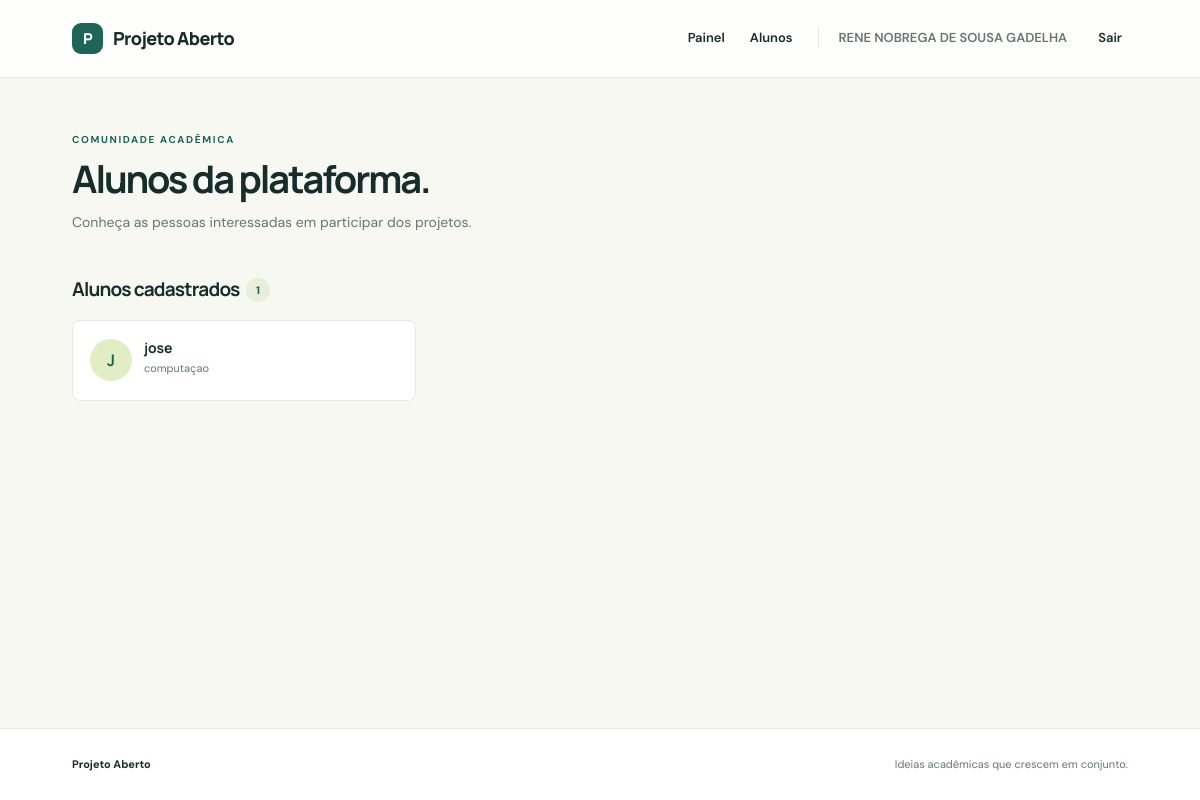
/alunos (signed in), run on an earlier commit of the app's database.
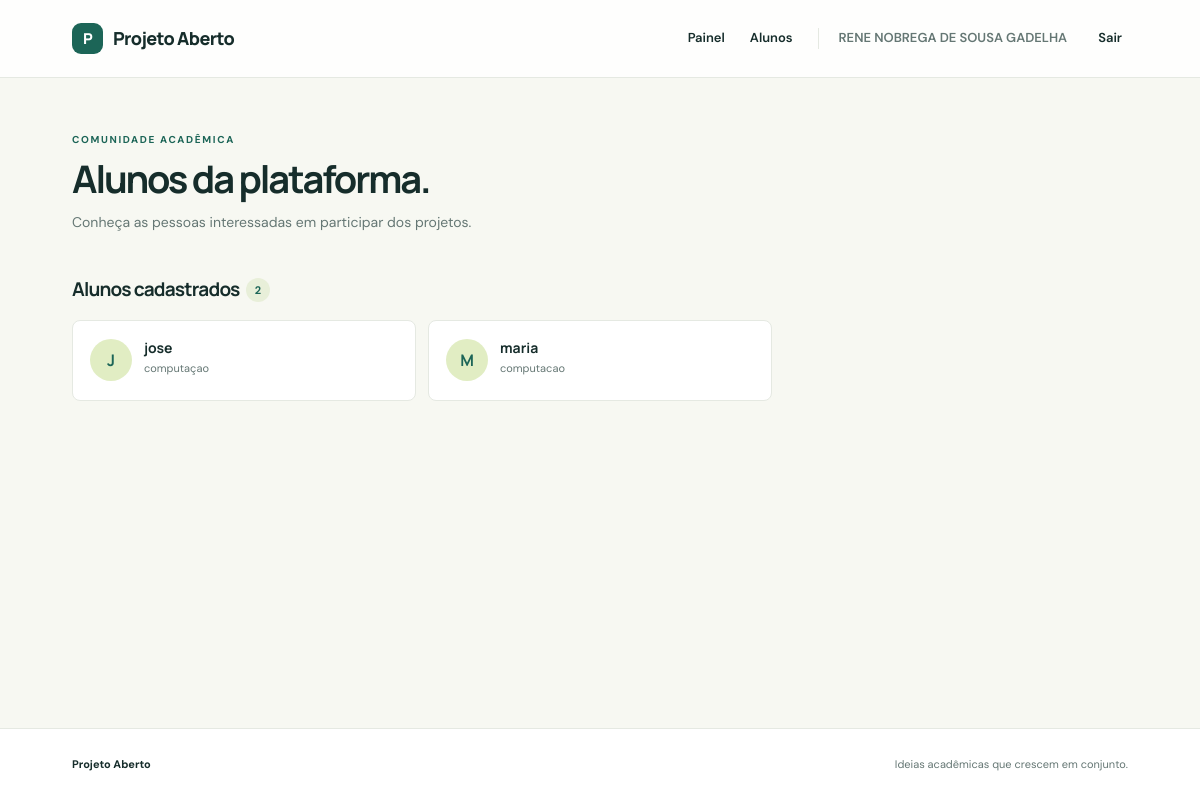
And on a later commit of the database.
### models.py (models this page shows, shortened)
class User(db.Model):
    id = db.Column(db.Integer, primary_key=True)
    name = db.Column(db.String(120), nullable=False)
    email = db.Column(db.String(160), unique=True, nullable=False, index=True)
    password_hash = db.Column(db.String(256), nullable=False)
    role = db.Column(db.String(20), nullable=False)
    course = db.Column(db.String(120))
    projects = db.relationship("Project", backref="owner", lazy=True)
    applications = db.relationship("Application", backref="student", lazy=True)

### controllers/main_controller.py (the view)
@main_bp.route("/alunos")
def students():
    user = usuario_atual()
    if not user:
        flash("Entre na sua conta para consultar os alunos.", "error")
        return redirect(url_for("auth.login"))
    if user.role != "professor":
        abort(403)
    return render_template(
        "students.html", students=user_repository.listar_alunos(), current_user=user
    )

### controllers/helpers.py (called while the page is built)
def usuario_atual():
    user_id = session.get("user_id")
    return user_repository.buscar_por_id(user_id) if user_id else None

### repositories/user_repository.py (called while the page is built)
def buscar_por_id(user_id):
    return db.session.get(User, user_id)

def listar_alunos():
    return User.query.filter_by(role="student").order_by(User.name).all()

### templates/students.html (shortened to what this page needs)
{% extends 'base.html' %}
{% block content %}
  <section class="page-heading">
    <div>
      <span class="eyebrow">COMUNIDADE ACADÊMICA</span>
      <h1>Alunos da plataforma.</h1>
      <p>Conheça as pessoas interessadas em participar dos projetos.</p>
    </div>
  </section>
  <section class="content-section">
    <div class="section-heading compact">
      <h2>Alunos cadastrados <span class="count">{{ students|length }}</span></h2>
    </div>
    {% if students %}
      <div class="people-grid">
        {% for student in students %}
          <article class="person-card">
            <div class="avatar">{{ student.name[0]|upper }}</div>
            <div>
              <h3>{{ student.name }}</h3>
              <p>{{ student.course or 'Área não informada' }}</p>
            </div>
          </article>
        {% endfor %}
      </div>
    {% else %}
      <div class="empty-state">
        <h3>A comunidade está começando.</h3>
        <p>Os alunos cadastrados aparecerão aqui.</p>
      </div>
    {% endif %}
  </section>
{% endblock %}

### templates/base.html (shortened to what this page needs)
<!doctype html>
<html lang="pt-BR">
  <head>
    <link rel="stylesheet" href="{{ url_for('static', filename='style.css') }}">
  </head>
  <body>
    <header class="site-header">
      <a class="brand" href="{{ url_for('main.index') }}">
        <span class="brand-mark">P</span>
        Projeto Aberto
      </a>
      <nav aria-label="Navegação principal">
        {% if current_user %}
          <a href="{{ url_for('main.dashboard') }}">Painel</a>
          <a href="{{ url_for('main.students') }}">Alunos</a>
          <span class="nav-user">{{ current_user.name }}</span>
          <form class="inline-form" action="{{ url_for('auth.logout') }}" method="post">
            <button class="nav-button">Sair</button>
          </form>
        {% else %}
          <a href="{{ url_for('auth.login') }}">Entrar</a>
          <a class="nav-cta" href="{{ url_for('auth.register', role='student') }}">Criar conta</a>
        {% endif %}
      </nav>
    </header>
    <main class="container">
      {% block content %}{% endblock %}
    </main>
    <footer class="site-footer">
      <span>Projeto Aberto</span>
      <span>Ideias acadêmicas que crescem em conjunto.</span>
    </footer>
  </body>
</html>

### static/style.css (style rules this page uses)
:root { --ink:#162d2b;--muted:#657774;--green:#1c6557;--green-dark:#164e44;--lime:#d9ed9a;--cream:#f7f8f2;--paper:#fff;--line:#e5e9e2;--coral:#ee967a;--shadow:0 18px 50px rgba(27,55,47,.08) }
* { box-sizing:border-box }
body { margin:0;background:var(--cream);color:var(--ink);font-family:'DM Sans',sans-serif;font-size:15px;line-height:1.6 }
a { color:inherit;text-decoration:none }
button,input,textarea { font:inherit }
.site-header { height:78px;display:flex;align-items:center;justify-content:space-between;padding:0 max(calc((100% - 1160px)/2),6%);background:rgba(255,255,255,.88);border-bottom:1px solid var(--line) }
.brand { font-family:Manrope,sans-serif;font-size:18px;font-weight:800;letter-spacing:-.6px;display:flex;align-items:center;gap:10px }
.brand-mark { display:grid;place-items:center;width:31px;height:31px;background:var(--green);color:#fff;border-radius:9px;font-size:15px }
.site-header nav { display:flex;align-items:center;gap:25px;font-size:13px;font-weight:600 }
.nav-user { color:var(--muted);border-left:1px solid var(--line);padding-left:20px }
.inline-form { display:inline }
.nav-button { border:0;background:none;color:var(--ink);font-weight:600;cursor:pointer }
.container { width:min(1120px,88%);margin:0 auto;min-height:calc(100vh - 150px) }
.eyebrow { display:block;color:var(--green);font-size:10px;font-weight:700;letter-spacing:1.65px;margin-bottom:14px }
.hero h1,.form-intro h1,.page-heading h1 { font:700 clamp(36px,4.2vw,54px)/1.15 Manrope,sans-serif;letter-spacing:-2.1px;margin:0 0 19px;max-width:650px }
.hero-copy>p,.form-intro>p,.page-heading p { color:var(--muted);font-size:16px;max-width:490px;margin:0;line-height:1.75 }
.section-heading h2,.steps h2 { font:700 27px/1.3 Manrope,sans-serif;letter-spacing:-.8px;margin:0 }
.site-footer { height:72px;border-top:1px solid var(--line);background:#fff;padding:0 max(calc((100% - 1120px)/2),6%);display:flex;align-items:center;justify-content:space-between;color:var(--muted);font-size:11px }
.site-footer span:first-child { font-weight:700;color:var(--ink) }
.page-heading { display:flex;align-items:center;justify-content:space-between;padding:54px 0 35px }
.page-heading .eyebrow { margin-bottom:9px }
.page-heading h1 { font-size:38px;margin-bottom:9px }
.page-heading p { font-size:14px }
.content-section { padding:8px 0 66px }
.section-heading.compact { display:flex;align-items:center;justify-content:space-between;margin-bottom:18px }
.section-heading.compact h2 { font-size:19px }
.count { display:inline-grid;place-items:center;min-width:24px;height:24px;padding:0 6px;border-radius:20px;background:#e8efd9;color:var(--green);font:700 11px 'DM Sans',sans-serif;vertical-align:2px;margin-left:3px }
.avatar { display:grid;place-items:center;flex:0 0 42px;height:42px;border-radius:50%;background:#e1edc3;color:var(--green);font:700 16px Manrope,sans-serif }
.applicant-info h3,.person-card h3 { font:700 14px Manrope;margin:0 }
.applicant-info p,.person-card p { font-size:11px;color:var(--muted);margin:3px 0 5px }
.people-grid { display:grid;grid-template-columns:repeat(3,minmax(0,1fr));gap:12px }
.person-card { display:flex;align-items:center;gap:12px;padding:17px;background:white;border:1px solid var(--line);border-radius:8px }

What changed in the data, as far as the page shows it:
added User: name "M", name "maria", course "computacao"
Also different on the page:
{{ students|length }}: "1" → "2"
